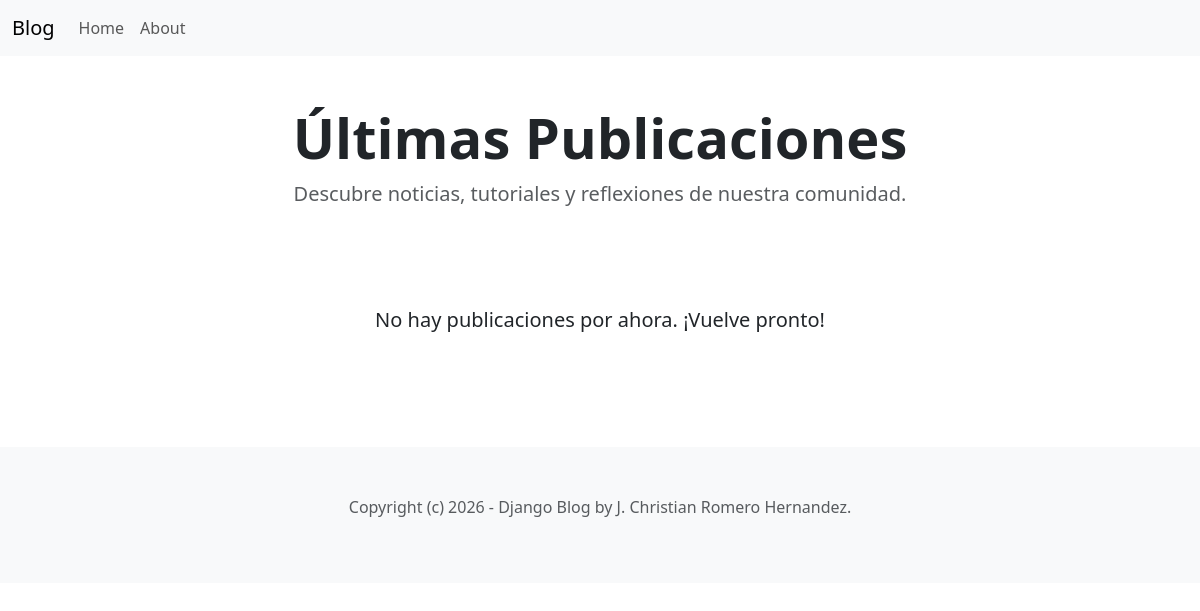
Before: / with the older database file.
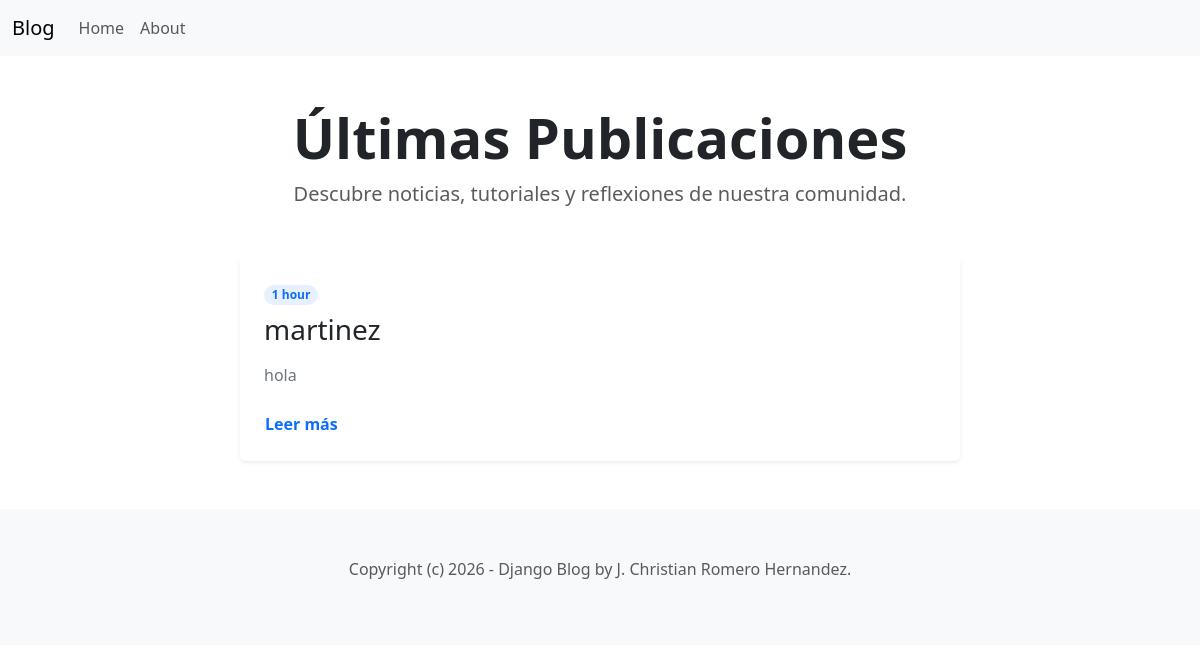
After: the same page with the newer database file.
### blog/models.py (models this page shows, shortened)
class Post(models.Model):
    ACTIVE = 'active'
    DRAFT = 'draft'
    CHOICES_STATUS = {
        (ACTIVE, 'Active'),
        (DRAFT, 'Draft')
    }
    category = models.ForeignKey(Category, related_name='posts', on_delete=models.CASCADE)
    title = models.CharField(max_length=255)
    intro = models.TextField()
    body = models.TextField()
    created_at = models.DateTimeField(auto_now_add=True)
    status = models.CharField(max_length=10, choices=CHOICES_STATUS, default=ACTIVE)
    image = models.ImageField(upload_to='upload/', blank=True, null=True)

### blog/views.py (the view)
# urls.py: path('', home, name='home'),
def home(request):
    posts = Post.objects.filter(status=Post.ACTIVE).order_by('-created_at')
    context = {
        'posts': posts
    }
    return render(request, 'blog/home.html', context)

### blog/templates/blog/home.html (shortened to what this page needs)
{% extends 'blog/base.html' %}
{% block content %}
<div class="container py-5">
    <header class="mb-5 text-center">
        <h1 class="display-4 fw-bold">Últimas Publicaciones</h1>
        <p class="lead text-muted">Descubre noticias, tutoriales y reflexiones de nuestra comunidad.</p>
    </header>
    <div class="row g-4 justify-content-center">
        {% for post in posts %}
        <div class="col-12 col-md-10 col-lg-8">
            <article class="card h-100 border-0 shadow-sm hover-shadow transition-all">
                <div class="row g-0 align-items-center">
                    <div class="{% if post.image %}col-md-8{% else %}col-12{% endif %}">
                        <div class="card-body p-4">
                            <div class="mb-2">
                                <span class="badge rounded-pill text-bg-primary bg-opacity-10 text-primary">
                                    {{ post.created_at|timesince }}
                                </span>
                            </div>
                            <h2 class="card-title h3 mb-3">
                                <a href="{% url 'post_detail' post.id %}" class="text-decoration-none text-dark link-primary">
                                    {{ post.title }}
                                </a>
                            </h2>
                            <p class="card-text text-secondary mb-4">
                                {{ post.intro|truncatechars:160 }}
                            </p>
                            <div class="d-flex justify-content-between align-items-center">
                                <a href="{% url 'post_detail' post.id %}" class="btn btn-link p-0 text-decoration-none fw-bold">
                                    Leer más
                                </a>
                            </div>
                        </div>
                    </div>
                </div>
            </article>
        </div>
        {% empty %}
        <div class="col-12 text-center py-5">
            <p class="lead">No hay publicaciones por ahora. ¡Vuelve pronto!</p>
        </div>
        {% endfor %}
    </div>
</div>
{% endblock %}

### blog/templates/blog/base.html (shortened to what this page needs)
<!DOCTYPE html>
<html lang="en">
<head>
    <link href="https://cdn.jsdelivr.net/npm/bootstrap@5.3.8/dist/css/bootstrap.min.css" rel="stylesheet">
    <link rel="stylesheet" href="https://cdnjs.cloudflare.com/ajax/libs/font-awesome/4.7.0/css/font-awesome.min.css">
</head>
<body>
    {% include 'blog/navbar.html' %}
    <section class="container">
        {% block content %}
        {% endblock %}
    </section>
    <footer class="py-5 text-center text-body-secondary bg-body-tertiary">
        <p>Copyright (c) 2026 - Django Blog by J. Christian Romero Hernandez. </p>
    </footer>
</body>
</html>

### blog/templates/blog/navbar.html (shortened to what this page needs)
<nav class="navbar navbar-expand-lg bg-body-tertiary">
  <div class="container-fluid">
    <a class="navbar-brand" href="#">Blog</a>
    <div class="collapse navbar-collapse" id="navbarSupportedContent">
      <ul class="navbar-nav me-auto mb-2 mb-lg-0">
        <li class="nav-item">
          <a class="nav-link" href="{% url 'home' %}">Home</a>
        </li>
        <li class="nav-item">
          <a class="nav-link" href="">About</a>
        </li>
      </ul>
    </div>
  </div>
</nav>

### blog/templates/blog/home.html (style rules this page uses)
.hover-shadow { transition: transform 0.3s ease, box-shadow 0.3s ease; }
.transition-all { transition: all 0.3s ease-in-out; }

Changed rows visible on the page:
added Post: created_at "1 hour", title "martinez", intro "hola"
Other visible differences:
text no longer shown: "No hay publicaciones por ahora. ¡Vuelve pronto!"
